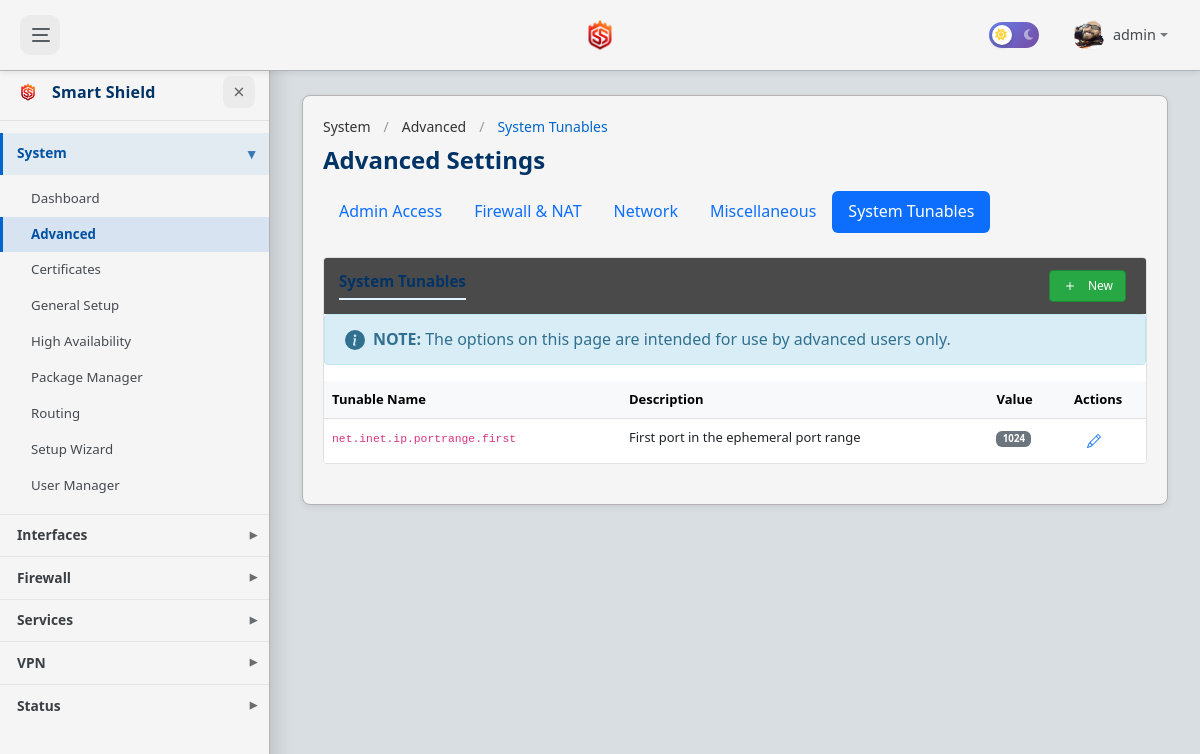
The page /system/advanced/system-tunables (signed in) on the database its author committed.
### tables this page shows
CREATE TABLE advanced_system_tunables (
        id INTEGER PRIMARY KEY AUTOINCREMENT,
        name TEXT NOT NULL,
        description TEXT,
        value TEXT NOT NULL
    );

### routes/system.py (the view)
@system_bp.route("/advanced/system-tunables")
def advanced_system_tunables():
    conn = get_db()
    cursor = conn.cursor()
    cursor.execute("SELECT * FROM advanced_system_tunables ORDER BY id")
    tunables = cursor.fetchall()
    conn.close()
    return render_template("advanced_system_tunables.html", tunables=tunables)

### app/database.py (called while the page is built)
def get_db():
    conn = sqlite3.connect(DATABASE)
    conn.row_factory = sqlite3.Row
    return conn

### templates/advanced_system_tunables.html (shortened to what this page needs)
{% extends 'base.html' %}
{% block main %}
<div class="container">
    <div class="page-header">
        <nav aria-label="breadcrumb">
            <ol class="breadcrumb mb-2">
                <li class="breadcrumb-item"><a href="{{ url_for('system.dashboard') }}">System</a></li>
                <li class="breadcrumb-item"><a href="{{ url_for('system.advanced') }}">Advanced</a></li>
                <li class="breadcrumb-item active" aria-current="page">System Tunables</li>
            </ol>
        </nav>
        <h1>Advanced Settings</h1>
    </div>
    <ul class="nav nav-pills mb-4">
        <li class="nav-item">
            <a class="nav-link" href="{{ url_for('system.admin_access') }}">Admin Access</a>
        </li>
        <li class="nav-item">
            <a class="nav-link" href="{{ url_for('system.advanced_firewall_nat') }}">Firewall & NAT</a>
        </li>
        <li class="nav-item">
            <a class="nav-link" href="{{ url_for('system.advanced_network') }}">Network</a>
        </li>
        <li class="nav-item">
            <a class="nav-link" href="{{ url_for('system.advanced_miscellaneous') }}">Miscellaneous</a>
        </li>
        <li class="nav-item">
            <a class="nav-link active" href="{{ url_for('system.advanced_system_tunables') }}">System Tunables</a>
        </li>
    </ul>
    <div class="section">
        <div class="section-header d-flex justify-content-between align-items-center">
            <h2>System Tunables</h2>
            <a href="{{ url_for('system.advanced_system_tunables_edit') }}" class="btn btn-success btn-sm">
                <svg xmlns="http://www.w3.org/2000/svg" width="16" height="16" fill="currentColor" class="me-1" viewBox="0 0 16 16">
                    <path d="M8 4a.5.5 0 0 1 .5.5v3h3a.5.5 0 0 1 0 1h-3v3a.5.5 0 0 1-1 0v-3h-3a.5.5 0 0 1 0-1h3v-3A.5.5 0 0 1 8 4z"/>
                </svg>
                New
            </a>
        </div>
        <div class="section-body">
            <div class="alert alert-info d-flex align-items-center mb-3">
                <strong>NOTE:</strong>&nbsp;The options on this page are intended for use by advanced users only.
            </div>
            <div class="table-responsive">
                <table class="table table-hover mb-0">
                    <thead class="table-light">
                        <tr>
                            <th>Tunable Name</th>
                            <th>Description</th>
                            <th>Value</th>
                            <th style="width: 80px;">Actions</th>
                        </tr>
                    </thead>
                    <tbody>
                        {% for tunable in tunables %}
                        <tr>
                            <td><code>{{ tunable.name }}</code></td>
                            <td>{{ tunable.description }}</td>
                            <td><span class="badge bg-secondary">{{ tunable.value }}</span></td>
                            <td>
                                <a href="{{ url_for('system.advanced_system_tunables_edit', index=tunable.id) }}" class="btn btn-outline-primary btn-sm" title="Edit">
                                </a>
                            </td>
                        </tr>
                        {% else %}
                        <tr>
                            <td colspan="4" class="text-center text-muted py-4">No system tunables configured.</td>
                        </tr>
                        {% endfor %}
                    </tbody>
                </table>
            </div>
        </div>
    </div>
</div>
{% endblock %}

### rows shown on the page
advanced_system_tunables: name "net.inet.ip.portrange.first", description "First port in the ephemeral port range", value "1024"

### other values the page prints
{{ session.get('username', 'Admin') }} "admin"
